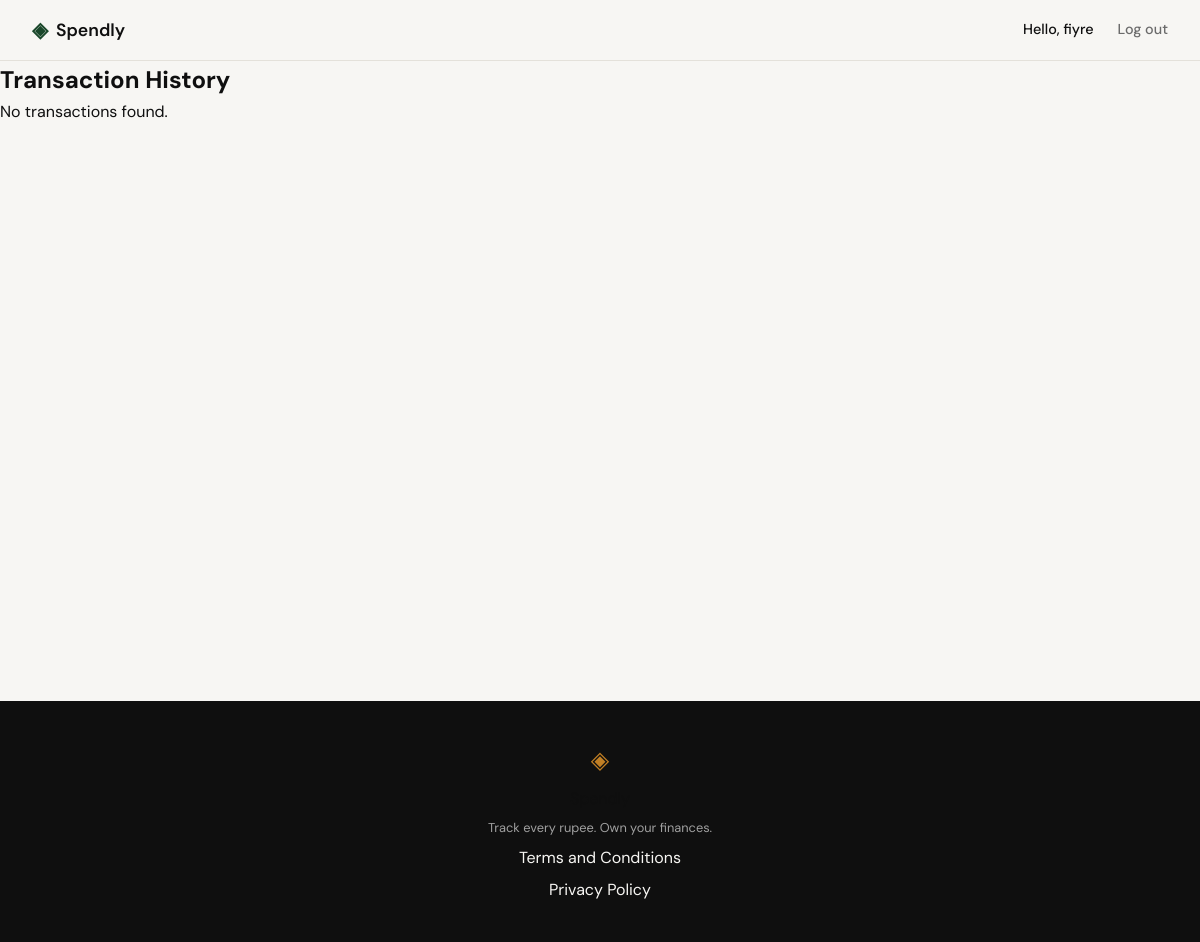
/profile/transactions (signed in), run on an earlier commit of the app's database.
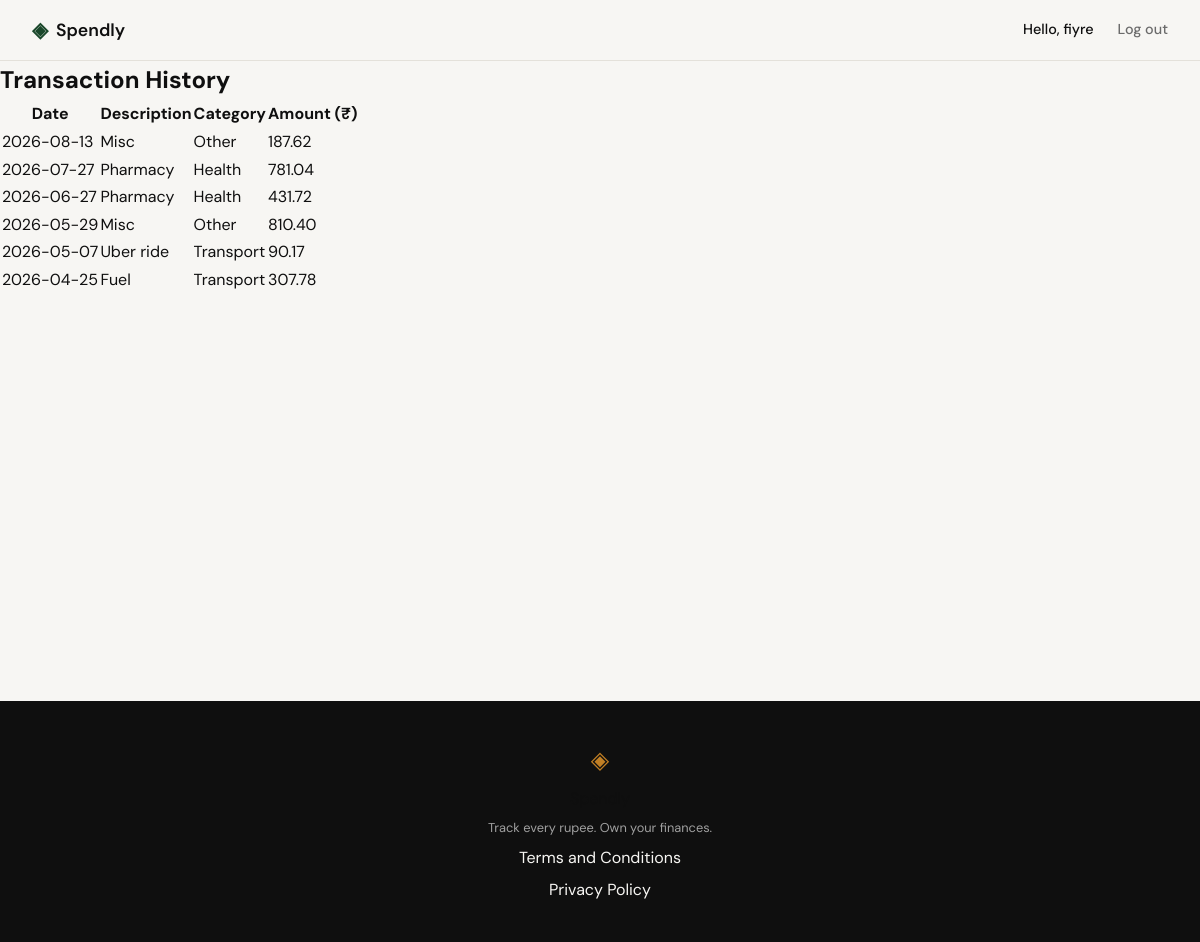
And on a later commit of the database.
### tables this page shows
CREATE TABLE users (
            id INTEGER PRIMARY KEY AUTOINCREMENT,
            name TEXT NOT NULL,
            email TEXT UNIQUE NOT NULL,
            password_hash TEXT NOT NULL,
            created_at TEXT DEFAULT (datetime('now'))
        );

CREATE TABLE expenses (
            id INTEGER PRIMARY KEY AUTOINCREMENT,
            user_id INTEGER NOT NULL REFERENCES users(id),
            amount REAL NOT NULL,
            category TEXT NOT NULL,
            date TEXT NOT NULL,
            description TEXT,
            created_at TEXT DEFAULT (datetime('now'))
        );

### app.py (the view)
@app.route("/profile/transactions")
def profile_transactions():
    user_id = session.get("user_id")
    if not user_id:
        flash("Please log in to view your profile.", "warning")
        return redirect(url_for("login"))
    expenses = get_expenses_by_user(user_id)
    return render_template("profile_transactions.html", expenses=expenses)

### app.py (called while the page is built)
@app.context_processor
def inject_user():
    user_id = session.get("user_id")
    if user_id:
        db = get_db()
        user = db.execute("SELECT id, name, email, created_at FROM users WHERE id = ?", (user_id,)).fetchone()
        db.close()
        if user:
            return {"user": dict(user)}
    return {"user": None}

### database/db.py (called while the page is built)
def get_db():
    db = sqlite3.connect(DB_PATH)
    db.row_factory = sqlite3.Row
    db.execute("PRAGMA foreign_keys = ON")
    return db

def get_expenses_by_user(user_id):
    db = get_db()
    expenses = db.execute(
        "SELECT id, amount, category, date, description FROM expenses WHERE user_id = ? ORDER BY date DESC",
        (user_id,)
    ).fetchall()
    db.close()
    return [dict(expense) for expense in expenses]

### templates/profile_transactions.html (shortened to what this page needs)
{% extends "base.html" %}
{% block content %}
<h2 class="my-4">Transaction History</h2>
{% if expenses %}
<table class="table table-striped">
  <thead>
    <tr>
      <th>Date</th>
      <th>Description</th>
      <th>Category</th>
      <th>Amount (₹)</th>
    </tr>
  </thead>
  <tbody>
    {% for expense in expenses %}
    <tr>
      <td>{{ expense.date }}</td>
      <td>{{ expense.description }}</td>
      <td>{{ expense.category }}</td>
      <td>{{ "%.2f"|format(expense.amount) }}</td>
    </tr>
    {% endfor %}
  </tbody>
</table>
{% else %}
<p>No transactions found.</p>
{% endif %}
{% endblock %}

### templates/base.html (shortened to what this page needs)
<!DOCTYPE html>
<html lang="en">
<head>
    <link rel="stylesheet" href="{{ url_for('static', filename='css/style.css') }}">
</head>
<body>
    <nav class="navbar">
        <div class="nav-inner">
            <a href="{{ url_for('landing') }}" class="nav-brand">
                <span class="brand-icon">◈</span>
                <span class="brand-name">Spendly</span>
            </a>
            <div class="nav-links">
                {% if session.get('user_id') and user %}
                    <span class="nav-user">Hello, {{ user.name }}</span>
                    <a href="{{ url_for('logout') }}">Log out</a>
                {% else %}
                    <a href="{{ url_for('login') }}">Sign in</a>
                    <a href="{{ url_for('register') }}" class="nav-cta">Get started</a>
                {% endif %}
            </div>
        </div>
    </nav>
    <main class="main-content">
        {% block content %}{% endblock %}
    </main>
    <footer class="footer">
        <div class="footer-inner">
            <span class="brand-icon">◈</span>
            <span class="brand-name">Spendly</span>
            <p class="footer-copy">Track every rupee. Own your finances.</p>
            <a href="{{ url_for('terms') }}">Terms and Conditions</a>
            <a href="{{ url_for('privacy') }}">Privacy Policy</a>
        </div>
    </footer>
</body>
</html>

### static/css/style.css (style rules this page uses)
:root { --ink: #0f0f0f; --ink-soft: #2d2d2d; --ink-muted: #6b6b6b; --ink-faint: #a0a0a0; --paper: #f7f6f3; --paper-warm: #f0ede6; --paper-card: #ffffff; --accent: #1a472a; --accent-light: #e8f0eb; --accent-2: #c17f24; --accent-2-light: #fdf3e3; --accent-3: #9b59b6; --accent-4: #e74c3c; --accent-5: #2980b9; --danger: #c0392b; --danger-light: #fdecea; --border: #e4e1da; --border-soft: #eeebe4; --font-display: 'DM Serif Display', Georgia, serif; --font-body: 'DM Sans', system-ui, sans-serif; --max-width: 1200px; --auth-width: 440px; --radius-sm: 6px; --radius-md: 12px; --radius-lg: 20px; }
*, *::before, *::after { box-sizing: border-box; margin: 0; padding: 0; }
html { font-size: 16px; scroll-behavior: smooth; }
body { background: var(--paper); color: var(--ink); font-family: var(--font-body); font-size: 1rem; line-height: 1.6; -webkit-font-smoothing: antialiased; }
a { color: inherit; text-decoration: none; }
.navbar { position: sticky; top: 0; z-index: 100; background: var(--paper); border-bottom: 1px solid var(--border); padding: 0 2rem; }
.nav-inner { max-width: var(--max-width); margin: 0 auto; height: 60px; display: flex; align-items: center; justify-content: space-between; }
.nav-brand { display: flex; align-items: center; gap: 0.5rem; font-family: var(--font-body); font-weight: 600; font-size: 1.1rem; color: var(--ink); }
.brand-icon { color: var(--accent); font-size: 1.3rem; }
.brand-name { color: var(--ink); }
.nav-links { display: flex; align-items: center; gap: 1.5rem; font-size: 0.9rem; font-weight: 500; }
.nav-links a { color: var(--ink-muted); transition: color 0.2s; }
.main-content { min-height: calc(100vh - 60px - 100px); }
.footer { background: var(--ink); color: var(--paper); padding: 2.5rem 2rem; text-align: center; }
.footer-inner { display: flex; flex-direction: column; align-items: center; gap: 0.4rem; }
.footer .brand-icon { color: var(--accent-2); font-size: 1.5rem; }
.footer-copy { font-size: 0.8rem; color: var(--ink-faint); }

What changed in the data, as far as the page shows it:
added expenses: date "2026-08-13", description "Misc", category "Other", amount "187.62"
added expenses: date "2026-07-27", description "Pharmacy", category "Health", amount "781.04"
added expenses: date "2026-06-27", description "Pharmacy", category "Health", amount "431.72"
added expenses: date "2026-05-29", description "Misc", category "Other", amount "810.40"
added expenses: date "2026-05-07", description "Uber ride", category "Transport", amount "90.17"
added expenses: date "2026-04-25", description "Fuel", category "Transport", amount "307.78"
Also different on the page:
text no longer shown: "No transactions found."
text now shown: "Date Description Category Amount (₹)"
